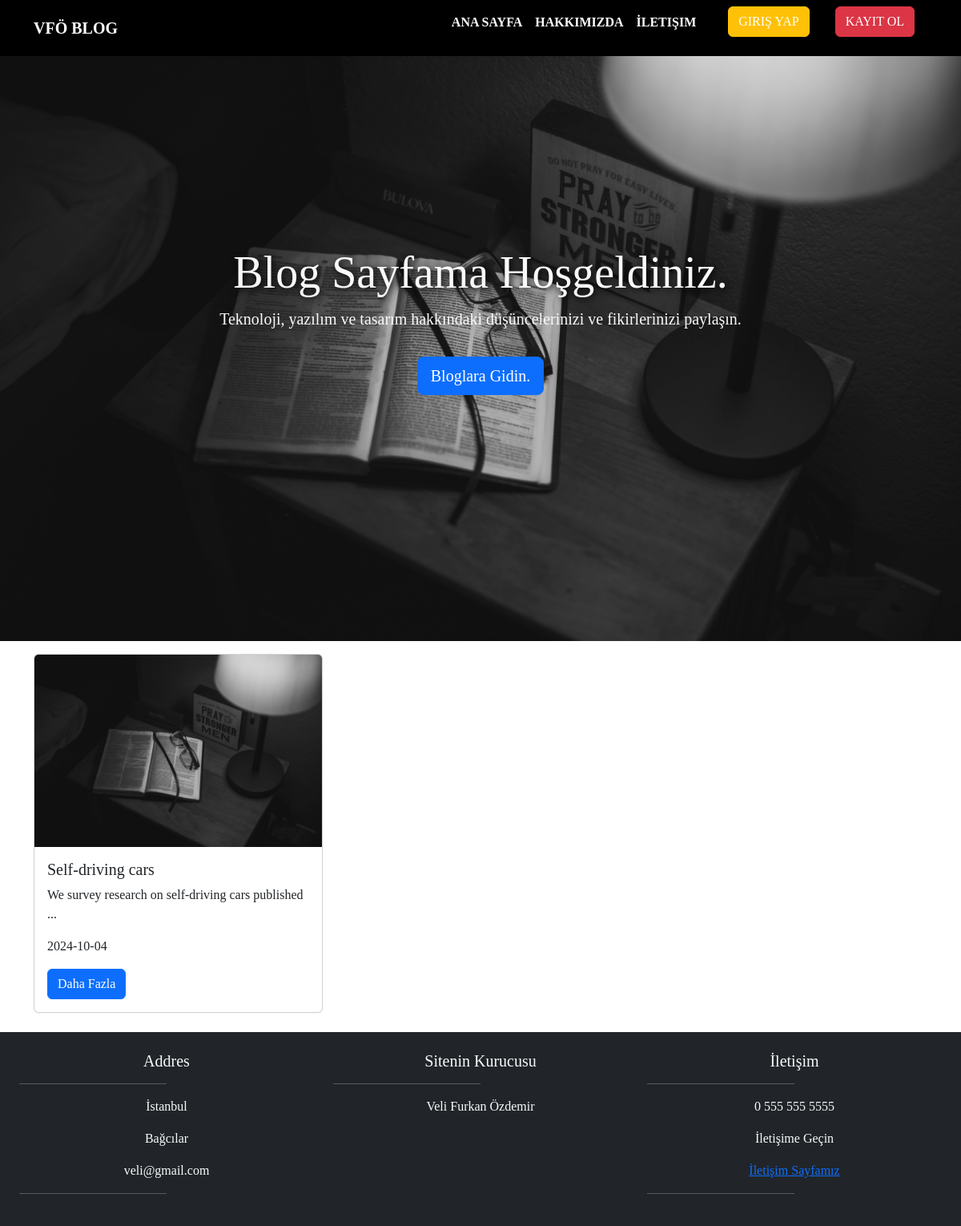
The page /pages/index.php on the database its author committed.
### tables this page shows
CREATE TABLE `post` (
  `id` int(11) NOT NULL,
  `baslik` varchar(255) NOT NULL,
  `icerik` mediumtext NOT NULL,
  `resim` varchar(255) NOT NULL,
  `yazar` varchar(255) NOT NULL,
  `tarih` timestamp NOT NULL DEFAULT current_timestamp()
);

### pages/index.php (the view, shortened to what this page needs)
<?php
include("../conn/conn.php");
?>
<!doctype html>
<html lang="en">
  <head>
    <link rel="stylesheet" href="./style.css">
    <link href="https://cdn.jsdelivr.net/npm/bootstrap@5.3.2/dist/css/bootstrap.min.css" rel="stylesheet">
  </head>
  <body>
  <header class="vh-100">
<?php include("./components/header.php");?>
<div class="container h-100 d-flex align-items-center justify-content-center">
    <div class="text-center">
        <h1 class="display-4 text-light">Blog Sayfama Hoşgeldiniz.</h1>
        <p class="lead text-light">Teknoloji, yazılım ve tasarım hakkındaki düşüncelerinizi ve fikirlerinizi paylaşın.</p>
        <a href="#latest-posts" class="btn btn-primary btn-lg mt-3">Bloglara Gidin.</a>
    </div>
</div>
</header>
<?php
$query = "SELECT * FROM post";
$stmt = $conn->prepare($query);
$stmt->execute();
$posts = $stmt->fetchAll(PDO::FETCH_ASSOC);
?>
<div class="container mt-3 mb-4">
    <div class="row g-3">
        <?php foreach ($posts as $post): ?>
            <div class="col-12 col-md-6 col-lg-4">
                <div class="card" id="latest-posts">
                    <img src="./public/images/<?php echo htmlspecialchars($post['resim']); ?>" alt="" class="card-img-top img-fluid d-block mx-auto">
                    <div class="card-body">
                        <h5 class="card-title"><?php echo htmlspecialchars($post['baslik']); ?></h5>
                        <p class="card-text">
                            <?php
                            echo htmlspecialchars(mb_substr($post['icerik'], 0, 50));
                            if (mb_strlen($post['icerik']) > 50) {
                                echo '...';
                            }
                            ?>
                        </p>
                        <p class="card-text"><?php echo (new DateTime($post['tarih']))->format('Y-m-d'); ?></p>
                        <a href="./icerik.php?id=<?php echo $post['id']; ?>">
                            <button type="button" class="btn btn-primary">Daha Fazla</button>
                        </a>
                    </div>
                </div>
            </div>
        <?php endforeach; ?>
    </div>
</div>
<?php include("./components/footer.php");?>
  </body>
</html>

### pages/components/header.php (shortened to what this page needs)
<?php
$kullanici_adi = null;
?>
<nav class="navbar navbar-expand-lg navbar-dark fixed-top bg-black text-white">
    <div class="container">
        <a class="navbar-brand fw-bold text-white" href="#">VFÖ BLOG</a>
        <div class="offcanvas offcanvas-end text-bg-dark bg-black" tabindex="-1" id="offcanvasDarkNavbar" aria-labelledby="offcanvasDarkNavbarLabel">
            <div class="offcanvas-body">
                <ul class="navbar-nav justify-content-end flex-grow-1 pe-3 fw-bold">
                    <li class="nav-item">
                        <a class="nav-link text-uppercase text-white" aria-current="page" href="./index.php">Ana Sayfa</a>
                    </li>
                    <li class="nav-item">
                        <a class="nav-link text-uppercase text-white" href="hakkimda.php">Hakkımızda</a>
                    </li>
                    <li class="nav-item">
                        <a class="nav-link text-uppercase text-white" href="iletisim.php">İletişim</a>
                    </li>
                </ul>
                <?php if ($kullanici_adi): ?>
                    <a href="./profil.php"><button class="btn btn-primary text-uppercase m-3 mt-lg-0" type="button"><?=$kullanici_adi?></button></a>
                    <a href="?cikis=true"><button class="btn btn-danger text-uppercase m-3 mt-lg-0" type="button">Çıkış Yap</button></a>
                <?php else: ?>
                    <a href="./giris.php"><button class="btn btn-warning text-uppercase m-3 mt-lg-0" type="button">Giriş Yap</button></a>
                    <a href="./kayit.php"><button class="btn btn-danger text-uppercase m-3 mt-lg-0" type="button">Kayıt Ol</button></a>
                <?php endif; ?>
            </div>
        </div>
    </div>
</nav>

### pages/components/footer.php
<div class="container-fluid  text-center bg-dark  text-light p-4">
        <footer class="footer">
            <div class="row">
                <div class="col-12 col-md-4 col-lg-4">
                    <h5 class="h5">Addres</h5>
                    <hr>
                    <p class="p">İstanbul</p>
                    <p class="p">Bağcılar</p>
                    <p class="p">veli@gmail.com</p>
                    <hr>
                </div>
                <div class="col-12 col-md-4 col-lg-4">
                    <h5 class="h5">Sitenin Kurucusu</h5>
                    <hr>
                    <p class="p">Veli Furkan Özdemir</p>
                </div>
                <div class="col-12 col-md-4 col-lg-4">
                    <h5 class="h5">İletişim</h5>
                    <hr>
                    <p class="p">0 555 555 5555</p>
                    <p class="p">İletişime Geçin</p>
                    <p class="p"><a href="iletisim.php">İletişim Sayfamız</a></p>
                    <hr>
                </div>
            </div>
        </footer>
    </div>

### pages/style.css (style rules this page uses)
* { padding: 0; margin: 0; font-family: gotham; scroll-behavior: smooth; }
header { background-image: url(./public/images/background.jpg); background-size: cover; background-position: center; }
header h1 { font-size: 5rem; text-shadow: 2px 2px 8px #000000; }
hr { width: 50%; background-color: rgb(255, 255, 255); margin: 0 auto; }
.card-img-top { width: auto; }
.card { box-shadow: 0.5px 1px 2px rgba(63, 63, 63, 0.05); }
button[type="button"] { color: #ffff; }

### rows shown on the page
post: resim (picture), baslik "Self-driving cars", icerik "We survey research on self-driving cars published", tarih "2024-10-04"
